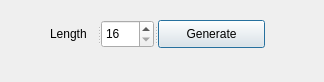
<?xml version="1.0" encoding="UTF-8"?>
<ui version="4.0">
 <class>passwordGeneratorUi</class>
 <widget class="QDialog" name="passwordGeneratorUi">
  <property name="geometry">
   <rect>
    <x>0</x>
    <y>0</y>
    <width>324</width>
    <height>82</height>
   </rect>
  </property>
  <property name="minimumSize">
   <size>
    <width>324</width>
    <height>82</height>
   </size>
  </property>
  <property name="maximumSize">
   <size>
    <width>324</width>
    <height>82</height>
   </size>
  </property>
  <property name="windowTitle">
   <string>Password Generator</string>
  </property>
  <widget class="QLabel" name="passwordLabel">
   <property name="geometry">
    <rect>
     <x>10</x>
     <y>50</y>
     <width>301</width>
     <height>21</height>
    </rect>
   </property>
   <property name="text">
    <string/>
   </property>
   <property name="alignment">
    <set>Qt::AlignCenter</set>
   </property>
   <property name="textInteractionFlags">
    <set>Qt::LinksAccessibleByMouse|Qt::TextSelectableByKeyboard|Qt::TextSelectableByMouse</set>
   </property>
  </widget>
  <widget class="QSplitter" name="splitter_2">
   <property name="enabled">
    <bool>true</bool>
   </property>
   <property name="geometry">
    <rect>
     <x>50</x>
     <y>20</y>
     <width>215</width>
     <height>28</height>
    </rect>
   </property>
   <property name="orientation">
    <enum>Qt::Horizontal</enum>
   </property>
   <widget class="QSplitter" name="splitter">
    <property name="enabled">
     <bool>true</bool>
    </property>
    <property name="orientation">
     <enum>Qt::Horizontal</enum>
    </property>
    <widget class="QLabel" name="pwLengthLabel">
     <property name="enabled">
      <bool>true</bool>
     </property>
     <property name="text">
      <string>Length</string>
     </property>
    </widget>
    <widget class="QSpinBox" name="lengthBox">
     <property name="enabled">
      <bool>true</bool>
     </property>
     <property name="minimum">
      <number>16</number>
     </property>
     <property name="maximum">
      <number>25</number>
     </property>
    </widget>
   </widget>
   <widget class="QPushButton" name="pushButton">
    <property name="enabled">
     <bool>true</bool>
    </property>
    <property name="text">
     <string>Generate</string>
    </property>
   </widget>
  </widget>
 </widget>
 <resources/>
 <connections/>
</ui>
